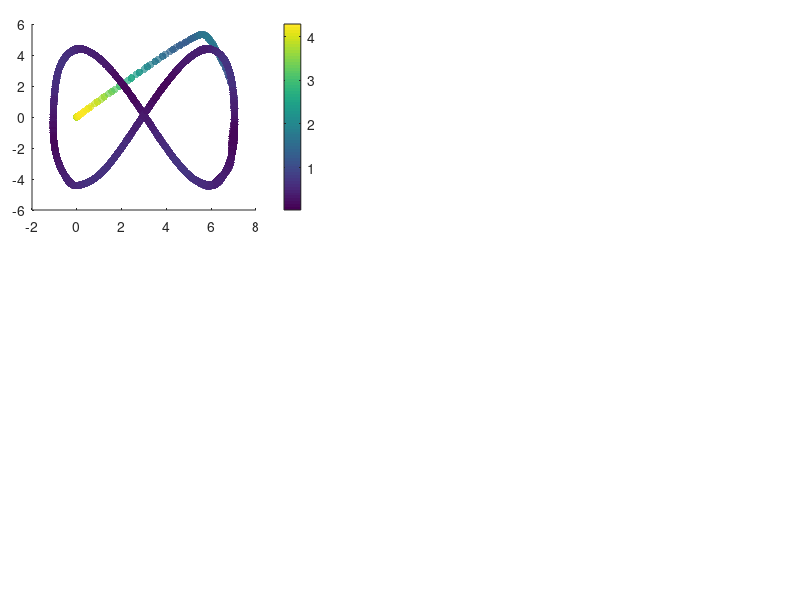

MATLAB code to generate this figure: (Note: this script raises an error after producing the figure.)
%% Code to show the results of the Inverse kinematic controller

% Clean variables
clc, clear all, close all;
 
%% CARGA MIL
load('Com_din_HiL.mat');

% DAtos de estado
h_HiL = x_states(1:4,:);
u_HiL = x_states(5:8,:);
t = t_time;

%%Tarea deseada
hd = ref(1:4,:);
hd_p = ref(5:8,:);

% Action de control dinamica
u = u_input;


% Error definition
for k = 1:length(t)
    error_vector = hd(1:3, k)-h_HiL(1:3, k);
    error_dynamic(k) = norm(error_vector,2);
end

% Figure propert%% Figures
lw = 1; % linewidth 1
lwV = 2; % linewidth 2
fontsizeLabel = 11; %11
fontsizeLegend = 11;
fontsizeTicks = 11;
fontsizeTitel = 11;
sizeX = 1300; % size figure
sizeY = 750; % size figure

% color propreties
c1 = [80, 81, 79]/255;
c2 = [244, 213, 141]/255;
c3 = [242, 95, 92]/255;
c4 = [112, 141, 129]/255;

C18 = [0 0 0];
c5 = [130, 37, 37]/255;
c6 = [205, 167, 37]/255;
c7 = [81, 115, 180]/255;

C1 = [246 170 141]/255;
C2 = [51 187 238]/255;
C3 = [0 153 136]/255;
C4 = [238 119 51]/255;
C5 = [204 51 17]/255;
C6 = [238 51 119]/255;
C7 = [187 187 187]/255;
C8 = [80 80 80]/255;
C9 = [140 140 140]/255;
C10 = [0 128 255]/255;
C11 = [234 52 89]/255;
C12 = [39 124 252]/255;
C13 = [40 122 125]/255;
%C14 = [86 215 219]/255;
C14 = [252 94 158]/255;
C15 = [244 171 39]/255;
C16 = [100 121 162]/255;
C17 = [255 0 0]/255;
%% New color slection

figure('Position', [500 500 sizeX sizeY])
set(gcf, 'Position', [500 500 sizeX sizeY]);
fig1_comps.fig = gcf;

% Figure 1
axes('Position',[0.04 0.65 .35 .31]);
%% Colorbar
scatter(h_HiL(1, :),h_HiL(2, :),30,error_dynamic,'filled','MarkerFaceAlpha',0.7);
c = colorbar;
c.Label.Interpreter = 'latex';
c.Label.String = '$\textrm{Error}~||\tilde{\mathbf{\eta}}||$';

set(c,'TickLabelInterpreter','latex')

%% Desired Trajectory
hd_plot = line(hd(1,:),hd(2,:));
set(hd_plot, 'LineStyle', '--', 'Color', C8, 'LineWidth', 1.2*lw)

%% Real Trajectory
h_plot = line(h_HiL(1,:),h_HiL(2,:));
set(h_plot, 'LineStyle', '-', 'Color', C18, 'LineWidth', 1.2*lw)

%% Title of the image
hTitle_1 = title({'$\textrm{(a)}$'},'fontsize',14,'interpreter','latex','Color',C18);
%hXLabel_1 = xlabel('$x~[m]$','fontsize',9,'interpreter','latex', 'Color',C18);
hYLabel_1 = ylabel('$y~[m]$','fontsize',9,'interpreter','latex', 'Color',C18);

%% Legend nomeclature
hLegend_1 = legend([hd_plot, h_plot],{'$\mathbf{\eta}_d$','$\mathbf{\eta}$'},'fontsize',12,'interpreter','latex','Color',[255 255 255]/255,'Location','best','NumColumns',1,'TextColor','black');
set(gca,'ticklabelinterpreter','latex',...
        'fontsize',1.3*fontsizeTicks)
% Figure properties
ax_1 = gca;
ax_1.Box = 'on';
ax_1.BoxStyle = 'full';
ax_1.TickLength = [0.005;0.005];
ax_1.TickDirMode = 'auto';
ax_1.YMinorTick = 'on';
ax_1.XMinorTick = 'on';
% ax_2.XTickLabel = [];
ax_1.XMinorGrid = 'on';
ax_1.YMinorGrid = 'on';
%ax_2.MinorGridColor = '#8f8f8f';
ax_1.MinorGridAlpha = 0.15;
ax_1.LineWidth = 0.8;
ax_1.XLim = [min(h_HiL(1,:))-0.2 max(h_HiL(1,:))+0.2];
ax_1.YLim = [min(h_HiL(2,:))-0.2 max(h_HiL(2,:))+0.2];

% Figure 2
axes('Position',[0.04 0.28 .35 .31]);
%% Colorbar
scatter(h_HiL(1, :),h_HiL(3, :),30,error_dynamic,'filled','MarkerFaceAlpha',0.7);
c = colorbar;
c.Label.Interpreter = 'latex';
c.Label.String = '$\textrm{Error}~||\tilde{\mathbf{\eta}}||$';

set(c,'TickLabelInterpreter','latex')

%% Desired Trajectory
hd_plot_2 = line(hd(1,:),hd(3,:));
set(hd_plot_2, 'LineStyle', '--', 'Color', C8, 'LineWidth', 1.2*lw)

%% Real Trajectory
h_plot_2 = line(h_HiL(1,:),h_HiL(3,:));
set(h_plot_2, 'LineStyle', '-', 'Color', C18, 'LineWidth', 1.2*lw)

%% Title of the image
hTitle_2 = title({'$\textrm{(b)}$'},'fontsize',14,'interpreter','latex','Color',C18);
hXLabel_2 = xlabel('$x~[m]$','fontsize',9,'interpreter','latex', 'Color',C18);
hYLabel_2 = ylabel('$z~[m]$','fontsize',9,'interpreter','latex', 'Color',C18);

%% Legend nomeclature
hLegend_2 = legend([hd_plot_2, h_plot_2],{'$\mathbf{\eta}_d$','$\mathbf{\eta}$'},'fontsize',12,'interpreter','latex','Color',[255 255 255]/255,'Location','best','NumColumns',1,'TextColor','black');
set(gca,'ticklabelinterpreter','latex',...
        'fontsize',1.3*fontsizeTicks)
% Figure properties
ax_2 = gca;
ax_2.Box = 'on';
ax_2.BoxStyle = 'full';
ax_2.TickLength = [0.005;0.005];
ax_2.TickDirMode = 'auto';
ax_2.YMinorTick = 'on';
ax_2.XMinorTick = 'on';
% ax_2.XTickLabel = [];
ax_2.XMinorGrid = 'on';
ax_2.YMinorGrid = 'on';
%ax_2.MinorGridColor = '#8f8f8f';
ax_2.MinorGridAlpha = 0.15;
ax_2.LineWidth = 0.8;
ax_2.XLim = [min(h_HiL(1,:))-0.2 max(h_HiL(1,:))+0.2];
ax_2.YLim = [min(h_HiL(3,:))-0.2 max(h_HiL(3,:))+0.2];

axes('Position',[0.45 0.65 .54 .31]);
%% Data generation
error_x_plot = line(t,hd(1,:)-h_HiL(1,:));
set(error_x_plot, 'LineStyle', '-', 'Color', C5, 'LineWidth', 1.1*lw);
error_y_plot = line(t,hd(2,:)-h_HiL(2,:));
set(error_y_plot, 'LineStyle', '-', 'Color', C3, 'LineWidth', 1.1*lw);
error_z_plot = line(t,hd(3,:)-h_HiL(3,:));
set(error_z_plot, 'LineStyle', '-', 'Color', c7, 'LineWidth', 1.1*lw);

% fig1_comps.p1 = ul_plot;
%% Title of the image
hTitle_3 = title({'$\textrm{(c)}$'},'fontsize',14,'interpreter','latex','Color',C18);
%xlabel('$\textrm{Time}[s]$','fontsize',10,'interpreter','latex','Color',C18);
ylabel('$\textrm{Control Error}~[m]$','fontsize',10,'interpreter','latex', 'Color',C18);

%% Legend nomeclature
hLegend_3 = legend([error_x_plot,error_y_plot, error_z_plot],{'$\tilde{\mathbf{\eta}}_x$','$\tilde{\mathbf{\eta}}_y$','$\tilde{\mathbf{\eta}}_z$'},'fontsize',12,'interpreter','latex','Color',[255 255 255]/255,'Location','best','NumColumns',1,'TextColor','black');
 set(gca,'ticklabelinterpreter','latex',...
         'fontsize',1.3*fontsizeTicks)
%% Figure properties
ax_3 = gca;
ax_3.Box = 'on';
ax_3.BoxStyle = 'full';
ax_3.TickLength = [0.01;0.01];
ax_3.TickDirMode = 'auto';
ax_3.XTickLabel = [];
ax_3.YMinorTick = 'on';
ax_3.XMinorTick = 'on';
ax_3.XMinorGrid = 'on';
ax_3.YMinorGrid = 'on';
%ax_1.MinorGridColor = '#8f8f8f';
ax_3.MinorGridAlpha = 0.15;
ax_3.LineWidth = 0.8;
ax_3.XLim = [0 t(end)];

%% Zoom Plot
axes('Position',[0.70 0.85 .2 .1]);
index_zoom_1 = (t>=20) & (t<=30);
error_x_plot_zoom = line(t(index_zoom_1),hd(1,(index_zoom_1))-h_HiL(1,(index_zoom_1)));
error_y_plot_zoom = line(t(index_zoom_1),hd(2,(index_zoom_1))-h_HiL(2,(index_zoom_1)));
error_z_plot_zoom = line(t(index_zoom_1),hd(3,(index_zoom_1))-h_HiL(3,(index_zoom_1)));

set(error_x_plot_zoom, 'LineStyle', '-', 'Color', C5, 'LineWidth', lw*0.8);
set(error_y_plot_zoom, 'LineStyle', '-', 'Color', C3, 'LineWidth', lw*0.8);
set(error_z_plot_zoom, 'LineStyle', '-', 'Color', c7, 'LineWidth', lw*0.8);

set(gca,'ticklabelinterpreter','latex',...
         'fontsize',fontsizeTicks*0.5)
ax_1_zoom = gca;
ax_1_zoom.Box = 'on';
ax_1_zoom.BoxStyle = 'full';
ax_1_zoom.TickLength = [0.01;0.01];
%ax_1_zoom.YLim = [-0.5 0.5];
%ax_1_zoom.YTickLabel = [];
%ax_1_zoom.XTickLabel = [];
ax_1_zoom.TickDirMode = 'manual';
ax_1_zoom.TickDir = 'in';
ax_1_zoom.YMinorTick = 'on';
ax_1_zoom.XMinorTick = 'on';
ax_1_zoom.LineWidth = 0.5;
ax_1_zoom.XMinorGrid = 'on';
ax_1_zoom.YMinorGrid = 'on';
axes('Position',[0.45 0.28 .54 .31]);
%% Data generation
error_vx_plot = line(t(1,1:length(u(1,:))),u(1,:));
set(error_vx_plot, 'LineStyle', '-', 'Color', C7, 'LineWidth', 1.3*lw);
error_vy_plot = line(t(1,1:length(u(2,:))),u(2,:));
set(error_vy_plot, 'LineStyle', '-', 'Color', C14, 'LineWidth', 1.3*lw);
error_vz_plot = line(t(1,1:length(u(3,:))),u(3,:));
set(error_vz_plot, 'LineStyle', '-', 'Color', C15, 'LineWidth', 1.3*lw);

% fig1_comps.p1 = ul_plot;
%% Title of the image
hTitle_4 = title({'$\textrm{(d)}$'},'fontsize',14,'interpreter','latex','Color',C18);
xlabel('$\textrm{Time}[s]$','fontsize',10,'interpreter','latex','Color',C18);
ylabel('$\textrm{Inputs}~[m/s]$','fontsize',10,'interpreter','latex', 'Color',C18);

%% Legend nomeclature
hLegend_4 = legend([error_vx_plot,error_vy_plot, error_vz_plot],{'${\mu}_{l_{ref}}$','${\mu}_{m_{ref}}$','${\mu}_{n_{ref}}$'},'fontsize',12,'interpreter','latex','Color',[255 255 255]/255,'Location','best','NumColumns',1,'TextColor','black');
 set(gca,'ticklabelinterpreter','latex',...
         'fontsize',1.3*fontsizeTicks)
%% Figure properties
ax_4 = gca;
ax_4.Box = 'on';
ax_4.BoxStyle = 'full';
ax_4.TickLength = [0.01;0.01];
ax_4.TickDirMode = 'auto';
ax_4.YMinorTick = 'on';
ax_4.XMinorTick = 'on';
ax_4.XMinorGrid = 'on';
ax_4.YMinorGrid = 'on';
%ax_1.MinorGridColor = '#8f8f8f';
ax_4.MinorGridAlpha = 0.15;
ax_4.LineWidth = 0.8;
ax_4.XLim = [0 t(end)];
% 
set(gcf, 'Color', 'w'); % Sets axes background
export_fig b_Results_Dinamic_Control_HiL.pdf -q101

